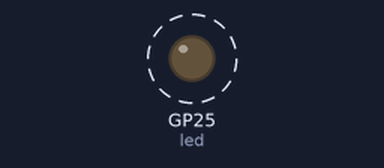
Recording of a program running on a simulated Raspberry Pi Pico running MicroPython. Parts: output pins drawn as LEDs (lit = HIGH). Dashed ring = blinking.

Above: at 0.2 s.
Timing chart, 0 to 3.0 s (numbered marks = the images above):
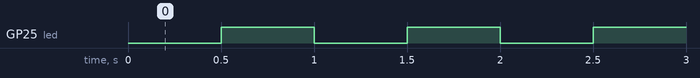

The program:

blink.py
```python
from machine import Pin, Timer
led = Pin(25, Pin.OUT)
timer = Timer()
#k = 0

def blink(timer):
    led.toggle()
    #global k
    #print(k)
    #k += 1

timer.init(freq=2.0, mode=Timer.PERIODIC, callback=blink)
```

Measured:
- by itself, GP25 (led): alternates HIGH for 0.50 s and LOW for 0.50 s
